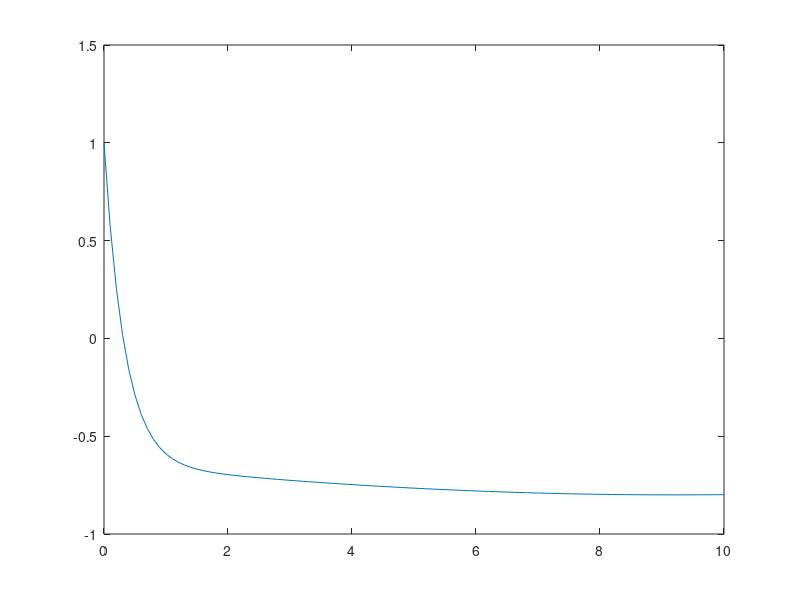

Recreate this plot in MATLAB.
clear;
clc;
%f)
num=[1 0 32];
den=[1 3 16 48];
[r,p,k]=residue(num,den);
M1=abs(r(1));
M2=abs(r(2));
M3=abs(r(3));

fi1=angle(r(1))*180/pi;
fi2=angle(r(2))*180/pi;
fi3=angle(r(3))*180/pi;
t=[0:0.1:10];
y=1.64*exp(-3 .*t)+ 0.8*cosd(4.*t+143.1301);
plot(t,y);